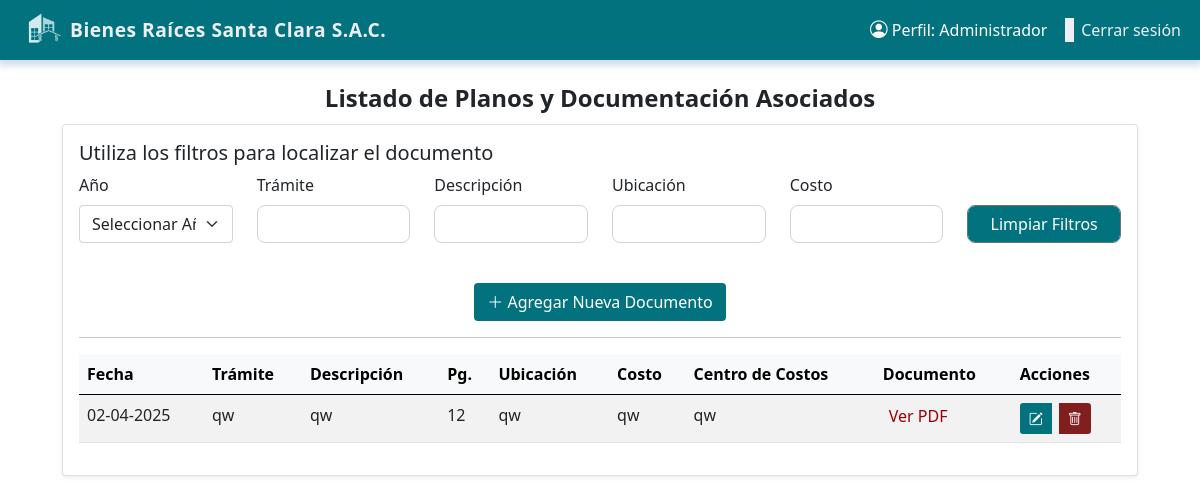
/lista_planos/ (signed in), run on the app's committed database.
### partidas_planos/models.py (models this page shows, shortened)
class User(AbstractBaseUser, PermissionsMixin):
    ESTANDAR = 1
    LEGAL = 2
    ADMINISTRADOR = 3
    ROLE_CHOICE = (
        (ESTANDAR, 'Estandar'),
        (LEGAL, 'Legal'),
        (ADMINISTRADOR, 'Administrador'),
    )
    first_name = models.CharField(max_length=50)
    last_name = models.CharField(max_length=50)
    username = models.CharField(max_length=50, unique=True)
    email = models.EmailField(max_length=100, unique=True)
    phone_number = models.CharField(max_length=12, blank=True)
    role = models.PositiveSmallIntegerField(choices=ROLE_CHOICE, blank=True, null=True)
    date_joined = models.DateTimeField(auto_now_add=True)
    last_login = models.DateTimeField(auto_now_add=True)
    created_date = models.DateTimeField(auto_now_add=True)
    modified_date = models.DateTimeField(auto_now=True)
    is_admin = models.BooleanField(default=False)
    is_staff = models.BooleanField(default=False)
    is_active = models.BooleanField(default=True)
    is_superadmin = models.BooleanField(default=False)
    USERNAME_FIELD = 'username'
    REQUIRED_FIELDS = ['email', 'first_name', 'last_name']
    objects = UserManager()

class Plano(models.Model):
    partida = models.CharField(max_length=100,blank=True, null=True)
    fecha = models.DateField()
    descripcion = models.CharField(max_length=255)
    pg = models.CharField(max_length=50)
    ubicacion = models.CharField(max_length=100)
    costo = models.CharField(max_length=100)
    centro_costos = models.CharField(max_length=100)
    pdf = models.FileField(upload_to='planos_y_otros', blank=True, null=True, max_length=255)

### partidas_planos/views.py (the view)
# urls.py: path('lista_planos/', views.lista_planos, name='lista_planos'),
@login_required
def lista_planos(request):
    form = PlanoForm()
    if request.method == 'POST':
        form = PlanoForm(request.POST, request.FILES)
        if form.is_valid():
            form.save()
            return redirect('lista_planos')
    planos = Plano.objects.all().order_by('fecha')
    return render(request, 'partidas_planos/lista_planos.html', {
        'form': form,
        'planos': planos,
    })

### partidas_planos/forms.py
class PlanoForm(forms.ModelForm):
    class Meta:
        model = Plano
        fields = '__all__'
        widgets = {
            'fecha': forms.DateInput(attrs={'type': 'date'}),
        }
    def __init__(self, *args, **kwargs):
        super().__init__(*args, **kwargs)
        for field in self.fields.values():
            field.widget.attrs['class'] = 'form-control'

### templates/partidas_planos/lista_planos.html (shortened to what this page needs)
{% extends "base.html" %}
{% block body %}
<div style="text-align: center; margin-top: 20px;">
    <div style="font-weight: bold; font-size: 24px;">
        Listado de Planos y Documentación Asociados
    </div>
</div>
<div class="container mt-2" style="max-width: 100%;">
    <div class="row justify-content-center">
        <div class="col-12 col-lg-11">
            <div class="card shadow-sm">
                <div class="card-body">
                    <h5 class="mb-2">Utiliza los filtros para localizar el documento</h5>
                    <div class="row mb-3">
                        <div class="col">
                            <label for="yearFilter" class="form-label">Año</label>
                            <select class="form-select filter-input" data-column="0" id="yearFilter">
                                <option value="">Seleccionar Año</option>
                            </select>
                        </div>
                        <div class="col">
                            <label class="form-label">Trámite</label>
                            <input type="text" class="form-control filter-input" data-column="1">
                        </div>
                        <div class="col">
                            <label class="form-label">Descripción</label>
                            <input type="text" class="form-control filter-input" data-column="2">
                        </div>
                        <div class="col">
                            <label class="form-label">Ubicación</label>
                            <input type="text" class="form-control filter-input" data-column="4">
                        </div>
                        <div class="col">
                            <label class="form-label">Costo</label>
                            <input type="text" class="form-control filter-input" data-column="5">
                        </div>
                        <div class="col">
                            <label class="form-label" style="color: #ffffff;">Limpiar</label>
                            <a href="{% url 'lista_planos' %}" id="clearFilters"
                                class="form-control btn btn-secondary text-center"
                                style="background-color: #02737e; line-height: 25px;">Limpiar Filtros</a>
                        </div>
                    </div>
                    {% if request.user.role != 1 and request.user.role != 2 %}
                    <center>
                        <button type="button" class="btn text-white mt-4" style="background-color: #02737e;"
                            data-bs-toggle="modal" data-bs-target="#documentModal">
                            <i class="bi bi-plus-lg"></i> Agregar Nueva Documento
                        </button>
                    </center>
                    {% endif %}
                    <hr>
                    <div class="table-container" style="max-height: 55vh; overflow-y: auto; overflow-x: auto;">
                        <table class="table table-striped" id="documentsTable">
                            <thead class="table-light" style="position: sticky; top: 0; z-index: 1;">
                                <tr>
                                    <th>Fecha</th>
                                    <th>Trámite</th>
                                    <th>Descripción</th>
                                    <th>Pg.</th>
                                    <th>Ubicación</th>
                                    <th>Costo</th>
                                    <th>Centro de Costos</th>
                                    <th>Documento</th>
                                    {% if request.user.role != 1 and request.user.role != 2 %}
                                    <th>Acciones</th>
                                    {% endif %}
                                </tr>
                            </thead>
                            <tbody>
                                {% for plano in planos %}
                                <tr>
                                    <td class="text-nowrap">{{ plano.fecha|date:"d-m-Y" }}</td>
                                    <td>{% if plano.partida and plano.partida != "NULL" and plano.partida != "None" %}
                                        {{ plano.partida }}{% else %}&nbsp;{% endif %}</td>
                                    <td>{{ plano.descripcion }}</td>
                                    <td>{{ plano.pg }}</td>
                                    <td>{{ plano.ubicacion }}</td>
                                    <td>{{ plano.costo }}</td>
                                    <td>{{ plano.centro_costos }}</td>
                                    <td>
                                        {% if plano.pdf %}
                                        <button type="button"
                                            style="background: none; border: none; color: #9c0101; text-decoration: none; cursor: pointer;"
                                            data-bs-toggle="modal" data-bs-target="#pdfViewerModal"
                                            data-pdf-url="{{ plano.pdf.url }}" class="ver-pdf-btn">
                                            Ver PDF
                                        </button>
                                        {% else %}
                                        No disponible
                                        {% endif %}
                                    </td>
                                    {% if request.user.role != 1 and request.user.role != 2 %}
                                    <td>
                                        <div class="btn-group" role="group">
                                            <button type="button" class="btn btn-sm text-white me-2 btn-editar"
                                                style="background-color: #02737e;" data-bs-toggle="modal"
                                                data-bs-target="#editplanoModal" data-id="{{ plano.id }}"
                                                data-partida="{{ plano.partida }}"
                                                data-fecha="{{ plano.fecha|date:'Y-m-d' }}"
                                                data-descripcion="{{ plano.descripcion }}" data-pg="{{ plano.pg }}"
                                                data-ubicacion="{{ plano.ubicacion }}" data-costo="{{ plano.costo }}"
                                                data-centro_costos="{{ plano.centro_costos }}">
                                                <i class="bi bi-pencil-square"></i>
                                            </button>
                                            <a href="{% url 'eliminar_plano' plano.id %}"
                                                class="btn btn-sm text-white btnEliminar"
                                                style="background-color: #811f1f;" title="Eliminar">
                                                <i class="bi bi-trash"></i>
                                            </a>
                                        </div>
                                    </td>
                                    {% endif %}
                                </tr>
                                {% endfor %}
                            </tbody>
                        </table>
                    </div>
                </div>
            </div>
        </div>
    </div>
</div>
{% endblock %}

### templates/base.html (shortened to what this page needs)
{% load static %}
<!DOCTYPE html>
<html lang="es">
<head>
    <link href="https://cdn.jsdelivr.net/npm/bootstrap@5.0.2/dist/css/bootstrap.min.css" rel="stylesheet"
>
    <link href="https://cdn.jsdelivr.net/npm/bootstrap-icons@1.10.5/font/bootstrap-icons.css" rel="stylesheet">
</head>
<body>
    <nav class="navbar navbar-expand-lg navbar-dark"
        style="background-color: #02737e; padding-top: 5px; padding-bottom: 5px;">
        <div class="container-fluid">
            <a class="navbar-brand d-flex align-items-center" style="margin-left: 10px;" href="{% url 'home' %}">
                <img src="{% static 'logo/logotipo_empresa.png' %}" alt="Logo" style="height: 40px; width: auto;"
                    class="d-inline-block align-text-top me-2">
                <span style="font-weight: bold; font-size: 1.2rem;">Bienes Raíces Santa Clara S.A.C.</span>
            </a>
            <div class="collapse navbar-collapse justify-content-end" id="navbarContent">
                <ul class="navbar-nav mb-2 mb-lg-0">
                    {% if user.is_authenticated %}
                    <li class="nav-item d-flex align-items-center">
                        <span class="nav-link text-white d-flex align-items-center" style="margin-right: 10px;">
                            <i class="bi bi-person-circle" style="font-size: 1.1rem; line-height: 1;"></i>&nbsp;Perfil:
                            {{ user.get_role_display }}
                        </span>
                        <div style="background-color: #edeff4; color: #edeff4;">
                        </div>
                        <form action="{% url 'logout' %}" method="post">
                            <button type="submit"
                                style="color: #edeff4; background-color: #02737e; border: 1px solid #02737e;"
                                onmouseover="this.style.textDecoration='underline';"
                                onmouseout="this.style.textDecoration='none';">
                                Cerrar sesión</button>
                        </form>
                    </li>
                    {% endif %}
                </ul>
            </div>
        </div>
    </nav>
    {% block body %}
    {% endblock %}
</body>
</html>

### templates/base.html (style rules this page uses)
.navbar { box-shadow: 0 4px 6px 2px #d8dee9; }
.navbar-brand span { font-weight: 600; font-size: 1.1rem; letter-spacing: 0.5px; color: #edeff4; ; transition: color 0.3s; }

### templates/partidas_planos/lista_planos.html (style rules this page uses)
.form-control { border-radius: 0.5rem; height: 38px; }
label.form-label { font-weight: 500; }

### data on the page
User: role "Administrador"
Plano: fecha "02-04-2025", partida "qw", descripcion "qw", pg "12", ubicacion "qw", costo "qw", centro_costos "qw"
